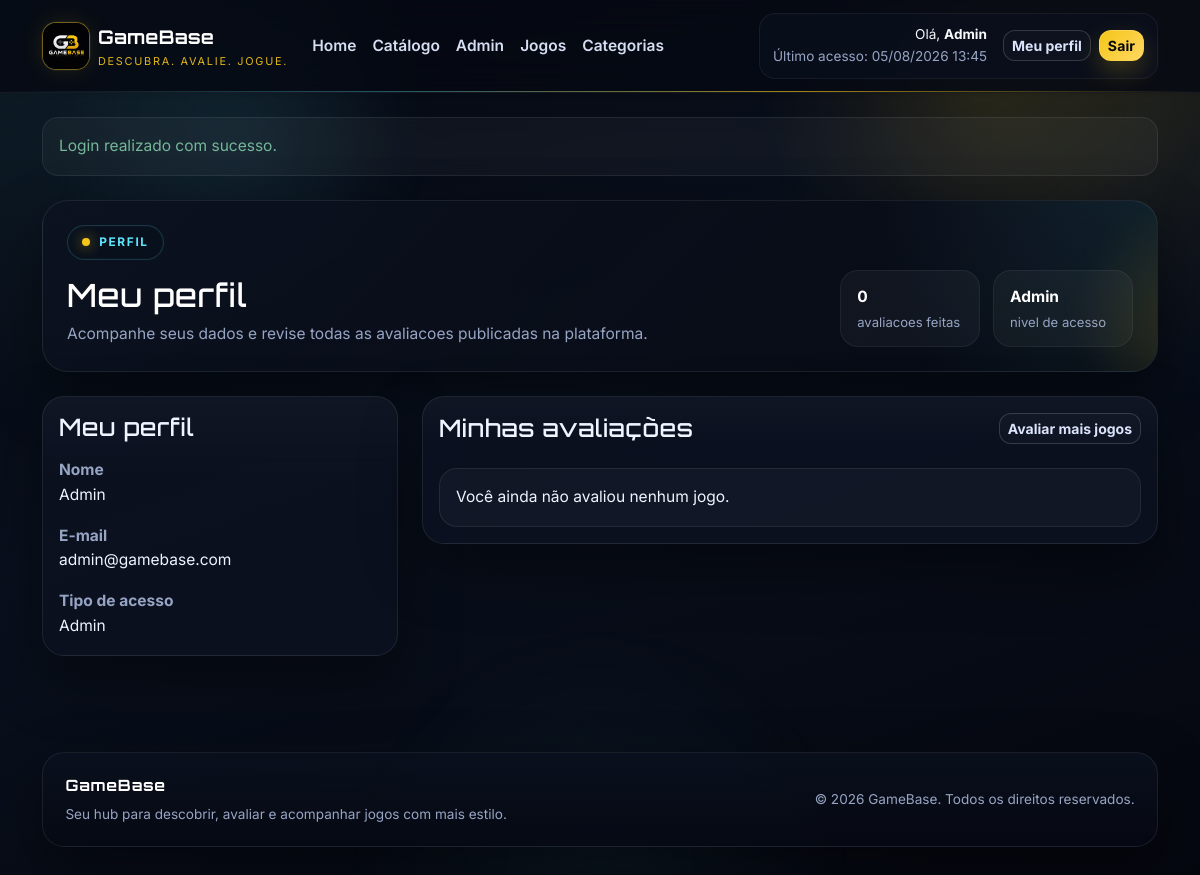
The page /gamebase_php/index.php?page=perfil (signed in) on the database its author committed.
### tables this page shows
CREATE TABLE usuarios (
    id INT AUTO_INCREMENT PRIMARY KEY,
    nome VARCHAR(100) NOT NULL,
    email VARCHAR(150) NOT NULL UNIQUE,
    senha VARCHAR(255) NOT NULL,
    tipo ENUM('admin', 'usuario') DEFAULT 'usuario',
    lembrar_token VARCHAR(64) DEFAULT NULL,
    criado_em TIMESTAMP DEFAULT CURRENT_TIMESTAMP
);

### gamebase_php/controllers/AuthController.php (called while the page is built, shortened)
<?php
class AuthController
{
    private Usuario $usuarioModel;
    private Avaliacao $avaliacaoModel;
    public function __construct()
    {
        $this->usuarioModel = new Usuario();
        $this->avaliacaoModel = new Avaliacao();
    }
    public function perfil(): void
    {
        $usuario = $this->usuarioModel->buscarPorId((int) $_SESSION['usuario_id']);
        $avaliacoes = $this->avaliacaoModel->listarPorUsuario((int) $_SESSION['usuario_id']);
        render('perfil.php', [
            'pageTitle' => 'Meu perfil',
            'usuario' => $usuario,
            'avaliacoes' => $avaliacoes,
        ]);
    }
}

### gamebase_php/config/database.php (called while the page is built, shortened)
<?php
class Database
{
    private static ?PDO $connection = null;
    public static function getConnection(): PDO
    {
        if (self::$connection instanceof PDO) {
            return self::$connection;
        }
        $host = getenv('GAMEBASE_DB_HOST') ?: 'localhost';
        $dbname = getenv('GAMEBASE_DB_NAME') ?: 'gamebase';
        $username = getenv('GAMEBASE_DB_USER') ?: 'root';
        $password = getenv('GAMEBASE_DB_PASS');
        $password = $password !== false ? $password : 'root';
        $charset = getenv('GAMEBASE_DB_CHARSET') ?: 'utf8mb4';
        $dsn = sprintf('mysql:host=%s;dbname=%s;charset=%s', $host, $dbname, $charset);
        try {
            self::$connection = self::createPdo($dsn, $username, $password);
        } catch (Throwable $exception) {
            if (function_exists('debugLog')) {
                debugLog('initial', 'H1', 'config/database.php:42', 'database connection failed', [
                    'host' => $host,
                    'database' => $dbname,
                    'errorType' => get_class($exception),
                    'errorCode' => (string) $exception->getCode(),
                    'errorMessage' => $exception->getMessage(),
                ]);
            }
            if ((string) $exception->getCode() === '1049') {
                try {
                    if (function_exists('debugLog')) {
                        debugLog('post-fix', 'H1', 'config/database.php:50', 'database missing, starting bootstrap', [
                            'host' => $host,
                            'database' => $dbname,
                            'schemaExists' => is_file(dirname(__DIR__) . '/database/gamebase.sql'),
                        ]);
                    }
                    self::bootstrapDatabase($host, $dbname, $username, $password, $charset);
                    self::$connection = self::createPdo($dsn, $username, $password);
                    if (function_exists('debugLog')) {
                        debugLog('post-fix', 'H1', 'config/database.php:62', 'database bootstrap completed', [
                            'host' => $host,
                            'database' => $dbname,
                        ]);
                    }
                    return self::$connection;
                } catch (Throwable $bootstrapException) {
                    if (function_exists('debugLog')) {
                        debugLog('post-fix', 'H1', 'config/database.php:73', 'database bootstrap failed', [
                            'host' => $host,
                            'database' => $dbname,
                            'errorType' => get_class($bootstrapException),
                            'errorCode' => (string) $bootstrapException->getCode(),
                            'errorMessage' => $bootstrapException->getMessage(),
                        ]);
                    }
                    http_response_code(500);
                    die(
                        '<h1>Erro ao inicializar o banco</h1>'
                        . '<p>' . htmlspecialchars('O banco gamebase nao existe e a inicializacao automatica falhou.', ENT_QUOTES, 'UTF-8') . '</p>'
                        . '<p>' . htmlspecialchars('Verifique se o MySQL esta ativo e se o arquivo database/gamebase.sql esta acessivel.', ENT_QUOTES, 'UTF-8') . '</p>'
                        . '<p>' . htmlspecialchars('Detalhe tecnico: ' . $bootstrapException->getMessage(), ENT_QUOTES, 'UTF-8') . '</p>'
                    );
                }
            }
            http_response_code(500);
            $mensagem = 'Nao foi possivel conectar ao banco de dados GameBase.';
            $orientacao = 'Verifique host, nome do banco, usuario e senha em config/database.php ou nas variaveis de ambiente GAMEBASE_DB_*.';
            $credenciais = sprintf('Configuracao atual: host=%s | banco=%s | usuario=%s', $host, $dbname, $username);
            $detalheTecnico = 'Detalhe tecnico: ' . $exception->getMessage();
            die(
                '<h1>Erro de conexao com o banco</h1>'
                . '<p>' . htmlspecialchars($mensagem, ENT_QUOTES, 'UTF-8') . '</p>'
                . '<p>' . htmlspecialchars($orientacao, ENT_QUOTES, 'UTF-8') . '</p>'
                . '<p>' . htmlspecialchars($credenciais, ENT_QUOTES, 'UTF-8') . '</p>'
                . '<p>' . htmlspecialchars($detalheTecnico, ENT_QUOTES, 'UTF-8') . '</p>'
            );
        }
        return self::$connection;
    }
    private static function createPdo(string $dsn, string $username, string $password): PDO
    {
        return new PDO(
            $dsn,
            $username,
            $password,
            [
                PDO::ATTR_ERRMODE => PDO::ERRMODE_EXCEPTION,
                PDO::ATTR_DEFAULT_FETCH_MODE => PDO::FETCH_ASSOC,
            ]
        );
    }
}

### gamebase_php/models/Avaliacao.php (called while the page is built, shortened)
<?php
class Avaliacao
{
    private PDO $conn;
    public function __construct()
    {
        $this->conn = Database::getConnection();
    }
    public function listarPorUsuario(int $usuarioId): array
    {
        $stmt = $this->conn->prepare(
            '
            SELECT
                a.*,
                j.titulo AS jogo_titulo
            FROM avaliacoes a
            INNER JOIN jogos j ON j.id = a.jogo_id
            WHERE a.usuario_id = :usuario_id
            ORDER BY a.criado_em DESC
            '
        );
        $stmt->bindValue(':usuario_id', $usuarioId, PDO::PARAM_INT);
        $stmt->execute();
        return $stmt->fetchAll();
    }
}

### gamebase_php/models/Usuario.php (called while the page is built, shortened)
<?php
class Usuario
{
    private PDO $conn;
    public function __construct()
    {
        $this->conn = Database::getConnection();
    }
    public function buscarPorId(int $id): ?array
    {
        $stmt = $this->conn->prepare('SELECT * FROM usuarios WHERE id = :id LIMIT 1');
        $stmt->bindValue(':id', $id, PDO::PARAM_INT);
        $stmt->execute();
        $usuario = $stmt->fetch();
        return $usuario !== false ? $usuario : null;
    }
}

### gamebase_php/views/perfil.php (the view, shortened to what this page needs)
<?php
$usuario = $usuario ?? [];
$avaliacoes = $avaliacoes ?? [];
?>
<section class="mb-4">
    <div class="page-banner mb-4">
        <div class="d-flex flex-column flex-xl-row justify-content-between align-items-xl-end gap-4">
            <div>
                <span class="eyebrow-pill mb-3">Perfil</span>
                <h1 class="page-banner-title h2 mb-2">Meu perfil</h1>
                <p class="page-banner-text mb-0">Acompanhe seus dados e revise todas as avaliacoes publicadas na plataforma.</p>
            </div>
            <div class="page-banner-stats">
                <div class="page-stat">
                    <span class="page-stat-value"><?= count($avaliacoes) ?></span>
                    <span class="page-stat-label">avaliacoes feitas</span>
                </div>
                <div class="page-stat">
                    <span class="page-stat-value text-capitalize"><?= e((string) ($usuario['tipo'] ?? 'usuario')) ?></span>
                    <span class="page-stat-label">nivel de acesso</span>
                </div>
            </div>
        </div>
    </div>
    <div class="row g-4">
        <div class="col-lg-4">
            <article class="card h-100">
                <div class="card-body">
                    <h2 class="h4 mb-3">Meu perfil</h2>
                    <dl class="mb-0">
                        <dt class="text-muted">Nome</dt>
                        <dd class="mb-3"><?= e((string) ($usuario['nome'] ?? '')) ?></dd>
                        <dt class="text-muted">E-mail</dt>
                        <dd class="mb-3"><?= e((string) ($usuario['email'] ?? '')) ?></dd>
                        <dt class="text-muted">Tipo de acesso</dt>
                        <dd class="mb-0 text-capitalize"><?= e((string) ($usuario['tipo'] ?? 'usuario')) ?></dd>
                    </dl>
                </div>
            </article>
        </div>
        <div class="col-lg-8">
            <section class="card">
                <div class="card-body">
                    <div class="d-flex justify-content-between align-items-center mb-4">
                        <h2 class="h4 mb-0">Minhas avaliações</h2>
                        <a class="btn btn-outline-light btn-sm" href="<?= e(baseUrl('index.php?page=catalogo')) ?>">Avaliar mais jogos</a>
                    </div>
                    <div class="vstack gap-3">
                        <?php if ($avaliacoes === []): ?>
                            <article class="empty-state p-3">
                                <p class="mb-0">Você ainda não avaliou nenhum jogo.</p>
                            </article>
                        <?php endif; ?>
                    </div>
                </div>
            </section>
        </div>
    </div>
</section>

### rows shown on the page
usuarios: tipo "Admin", nome "Admin", email "admin@gamebase.com"

### other values the page prints
$_SESSION['usuario_nome'] "Admin"
$ultimoAcesso "05/08/2026 13:45"
$flash['mensagem'] "Login realizado com sucesso."
count($avaliacoes) "0"
